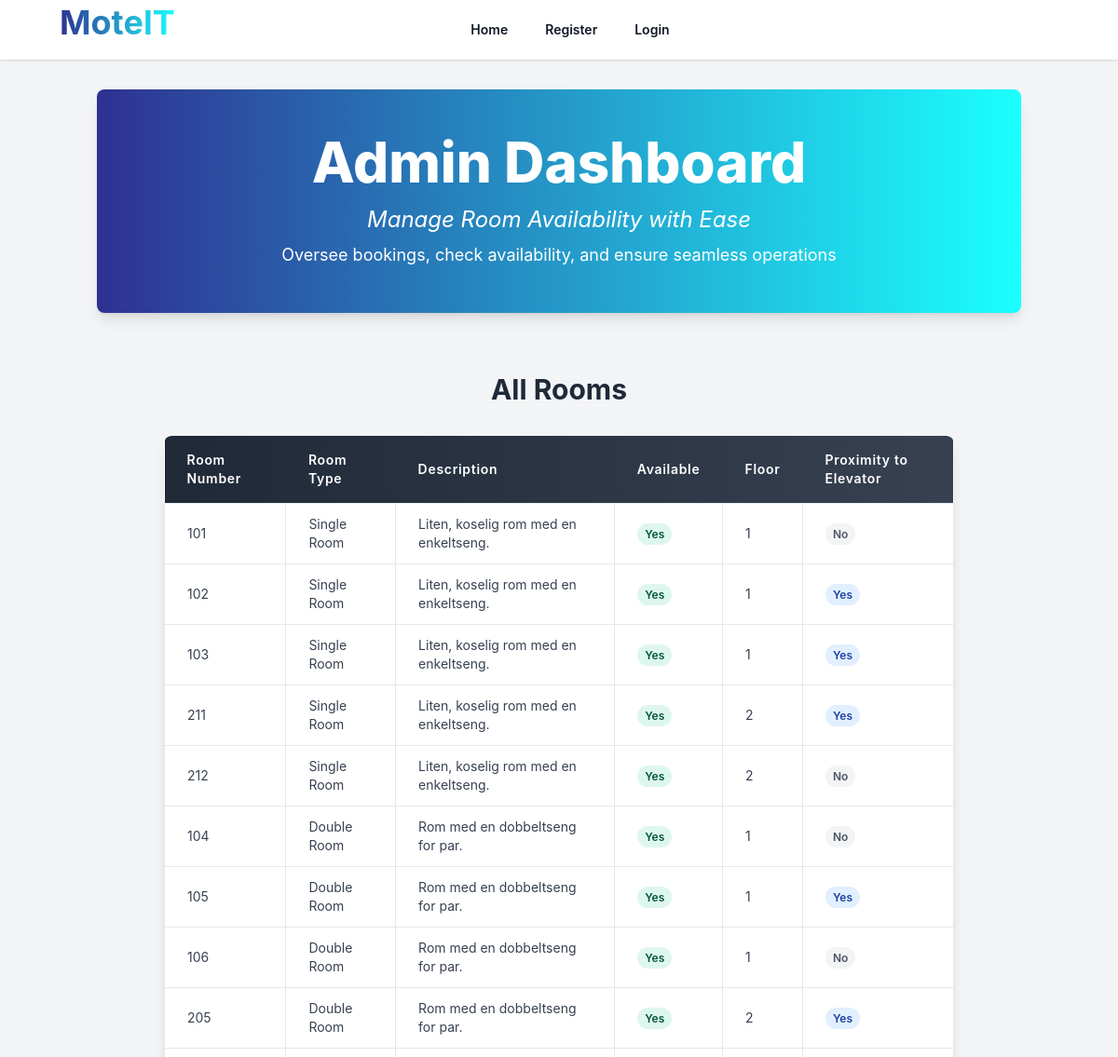
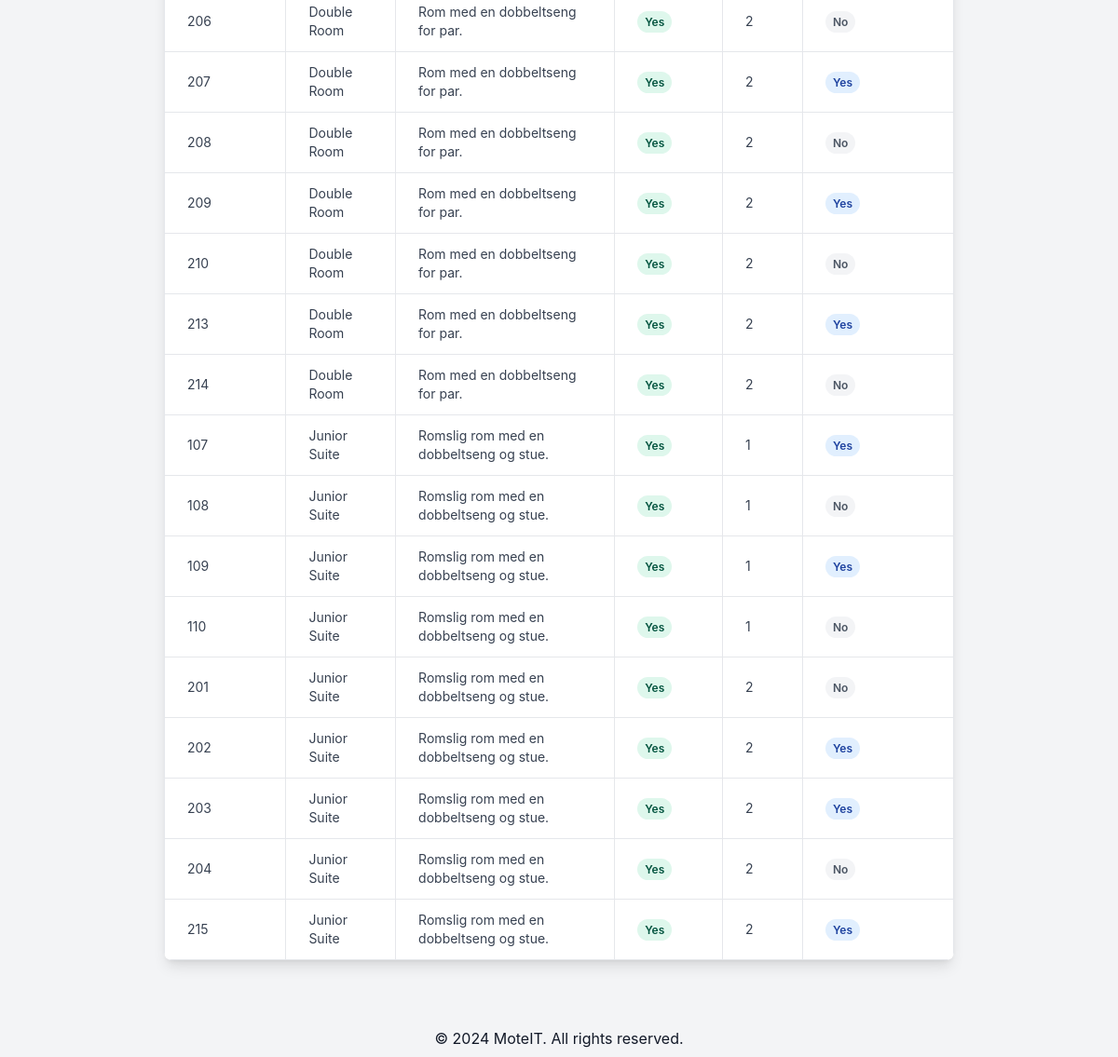
Page /public/admin.php on the earlier database version (2 pictures, top to bottom).
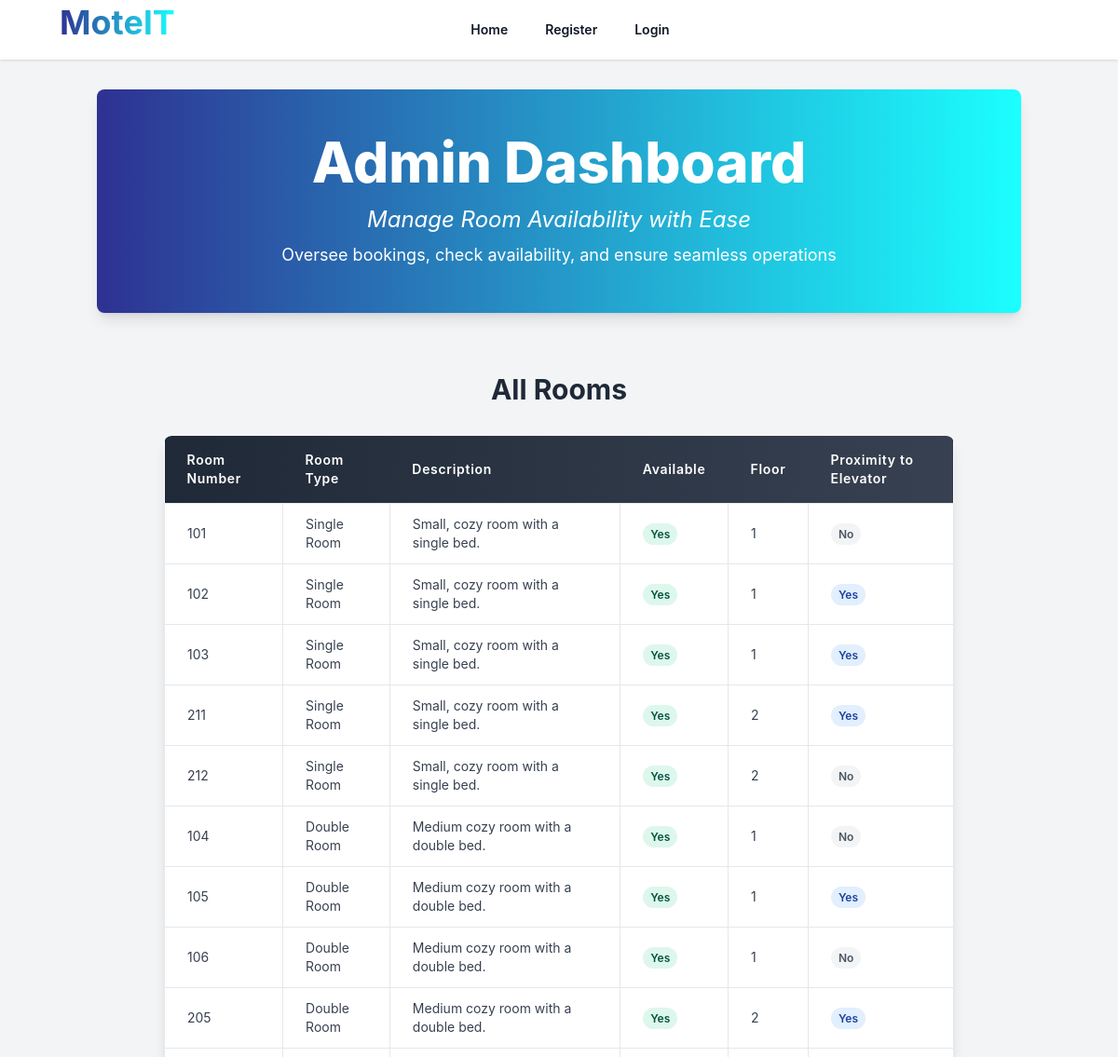
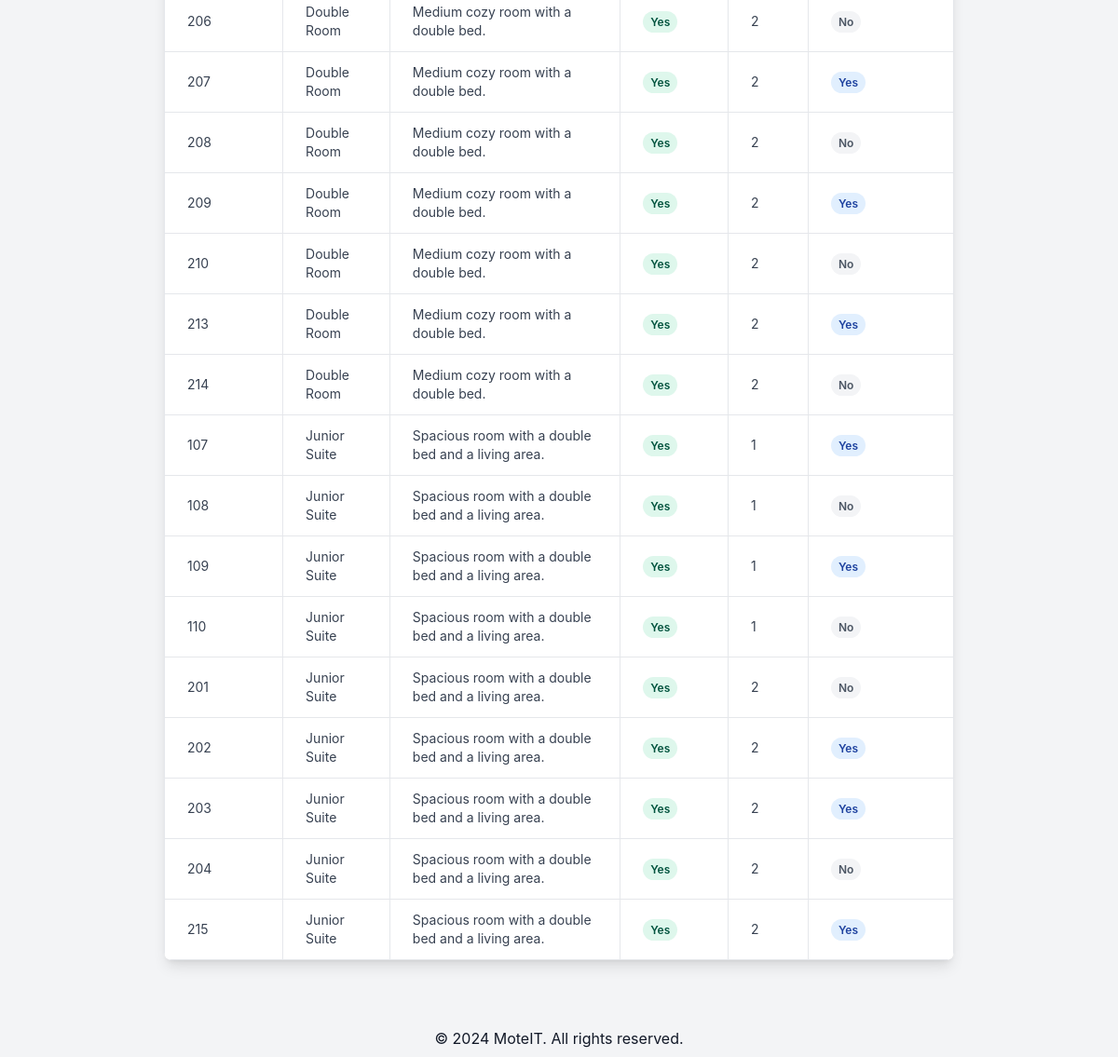
Same page on the later database version (2 pictures, top to bottom).
### tables this page shows
CREATE TABLE rooms (
    id INT AUTO_INCREMENT PRIMARY KEY,
    room_number VARCHAR(10) NOT NULL UNIQUE,
    type_id INT,
    available BOOLEAN DEFAULT TRUE,
    floor INT,
    proximity_to_elevator BOOLEAN DEFAULT FALSE,
    FOREIGN KEY (type_id) REFERENCES room_types(id),
    created_at TIMESTAMP DEFAULT CURRENT_TIMESTAMP
);

CREATE TABLE room_types (
    id INT AUTO_INCREMENT PRIMARY KEY,
    name VARCHAR(50) NOT NULL,
    description TEXT,
    max_adults INT NOT NULL,
    max_children INT NOT NULL,
    created_at TIMESTAMP DEFAULT CURRENT_TIMESTAMP
);

### public/admin.php (called while the page is built, shortened)
<?php
include __DIR__ . '/../app/core/db_connect.php';
$sql = "SELECT r.room_number, rt.name AS room_type, rt.description AS room_description, r.available, r.floor, r.proximity_to_elevator
        FROM rooms r
        JOIN room_types rt ON r.type_id = rt.id";
$result = $conn->query($sql);
include __DIR__ . '/../app/views/layouts/main.php';

### app/views/admin.php (the view)
<body class="bg-gray-100 font-sans leading-normal tracking-normal">
    <header class="mt-4 rounded-lg bg-gradient-to-r from-[#2E3192] to-[#1BFFFF] text-white py-12 shadow-lg">
        <div class="container mx-auto text-center">
            <h1 class="text-6xl font-extrabold leading-snug">Admin Dashboard</h1>
            <p class="mt-4 text-2xl italic">Manage Room Availability with Ease</p>
            <p class="mt-2 text-lg">Oversee bookings, check availability, and ensure seamless operations</p>
        </div>
    </header>
    <div class="container mx-auto max-w-4xl p-6">
        <div class="mt-10">
            <h2 class="text-3xl font-bold mb-8 text-center text-gray-800">All Rooms</h2>
            <div class="overflow-x-auto rounded-lg shadow-lg">
                <table class="min-w-full bg-white shadow-md rounded-lg overflow-hidden">
                    <thead class="bg-gradient-to-r from-gray-800 to-gray-700 text-white">
                        <tr>
                            <th class="py-4 px-6 text-left text-sm font-semibold tracking-wider">Room Number</th>
                            <th class="py-4 px-6 text-left text-sm font-semibold tracking-wider">Room Type</th>
                            <th class="py-4 px-6 text-left text-sm font-semibold tracking-wider">Description</th>
                            <th class="py-4 px-6 text-left text-sm font-semibold tracking-wider">Available</th>
                            <th class="py-4 px-6 text-left text-sm font-semibold tracking-wider">Floor</th>
                            <th class="py-4 px-6 text-left text-sm font-semibold tracking-wider">Proximity to Elevator</th>
                        </tr>
                    </thead>
                    <tbody class="bg-white divide-y divide-gray-200">
                        <?php while ($row = $result->fetch_assoc()): ?>
                            <tr class="hover:bg-gray-50 hover:shadow-sm transition-all duration-200">
                                <td class="border px-6 py-3 text-sm text-gray-700"><?php echo htmlspecialchars($row['room_number']); ?></td>
                                <td class="border px-6 py-3 text-sm text-gray-700"><?php echo htmlspecialchars($row['room_type']); ?></td>
                                <td class="border px-6 py-3 text-sm text-gray-700"><?php echo htmlspecialchars($row['room_description']); ?></td>
                                <td class="border px-6 py-3 text-sm text-gray-700">
                                    <span class="<?php echo $row['available'] ? 'bg-green-100 text-green-800' : 'bg-red-100 text-red-800'; ?> px-2 py-1 rounded-full text-xs font-semibold">
                                        <?php echo $row['available'] ? 'Yes' : 'No'; ?>
                                    </span>
                                </td>
                                <td class="border px-6 py-3 text-sm text-gray-700"><?php echo htmlspecialchars($row['floor']); ?></td>
                                <td class="border px-6 py-3 text-sm text-gray-700">
                                    <span class="<?php echo $row['proximity_to_elevator'] ? 'bg-blue-100 text-blue-800' : 'bg-gray-100 text-gray-600'; ?> px-2 py-1 rounded-full text-xs font-semibold">
                                        <?php echo $row['proximity_to_elevator'] ? 'Yes' : 'No'; ?>
                                    </span>
                                </td>
                            </tr>
                        <?php endwhile; ?>
                    </tbody>
                </table>
            </div>
        </div>
    </div>
</body>

### app/views/layouts/main.php (shortened to what this page needs)
<!DOCTYPE html>
<html lang="en">
<head>
    <link rel="stylesheet" href="/Roombooking/public/css/styles.css">
    <link href="https://cdn.jsdelivr.net/npm/flowbite@2.5.2/dist/flowbite.min.css" rel="stylesheet" />
    <link rel="stylesheet" href="https://cdnjs.cloudflare.com/ajax/libs/font-awesome/6.0.0-beta3/css/all.min.css">
    <link rel="stylesheet" href="https://cdn.jsdelivr.net/npm/flatpickr/dist/flatpickr.min.css">
</head>
<body class="bg-gray-100">
    <?php
    $current_page = basename($_SERVER['SCRIPT_FILENAME']);
    if ($current_page !== 'process_booking.php' && $current_page !== 'confirmation.php') {
        include __DIR__ . '/../components/navbar.php';
    }
    ?> <div class="container mx-auto p-4">
        <?php include($view); ?>
    </div>
</body>
<?php include __DIR__ . '/../components/footer.php'; ?>
</html>

### app/views/components/navbar.php (shortened to what this page needs)
<?php
$current_page = basename($_SERVER['REQUEST_URI']);
?>
<nav class="bg-white sticky shadow top-0 z-50">
    <div class="mx-auto max-w-7xl px-2 sm:px-6 lg:px-8">
        <div class="relative flex h-16 items-center justify-between">
            <div class="absolute inset-y-0 left-0 flex items-center pl-2 sm:static sm:inset-auto sm:ml-6 sm:pl-0">
                <h2 class="text-4xl font-bold mb-4 leading-snug bg-clip-text text-transparent bg-gradient-to-r from-[#2E3192] to-[#1BFFFF]">MotelT</h2>
            </div>
            <div class="flex flex-1 items-center justify-center sm:items-stretch sm:justify-start">
                <div class="hidden sm:ml-6 sm:block">
                    <div class="flex space-x-4">
                        <a href="/Roombooking/public/index.php" class="rounded-md px-3 py-2 text-sm font-semibold <?php echo $current_page == 'index.php' ? 'bg-gray-800 text-white' : 'text-gray-900  hover:text-[#2E3192]'; ?>" aria-current="page">Home</a>
                        <?php if (!isset($_SESSION['username'])): ?>
                            <a href="/Roombooking/public/register.php" class="rounded-md px-3 py-2 text-sm font-semibold <?php echo $current_page == 'register.php' ? 'bg-gray-800 text-white' : 'text-gray-900  hover:text-#2E3192'; ?>">Register</a>
                            <a href="/Roombooking/public/login.php" class="rounded-md px-3 py-2 text-sm font-semibold <?php echo $current_page == 'login.php' ? 'bg-gray-800 text-white' : 'text-gray-900  hover:text-[#2E3192]'; ?>">Login</a>
                        <?php endif; ?>
                    </div>
                </div>
            </div>
        </div>
    </div>
</nav>

### app/views/components/footer.php
<footer class="text-gray-900">
    <div class="container pt-8 pb-2 mx-auto text-center">
        <p>&copy; <?php echo date('Y'); ?> MoteIT. All rights reserved.</p>
    </div>
</footer>

Differences in the rows shown:
changed through a linked row, rooms (number 1 of 25 on the later page): type.description "Liten, koselig rom med en enkeltseng." → "Small, cozy room with a single bed."
changed through a linked row, rooms (number 2 of 25 on the later page): type.description "Liten, koselig rom med en enkeltseng." → "Small, cozy room with a single bed."
changed through a linked row, rooms (number 3 of 25 on the later page): type.description "Liten, koselig rom med en enkeltseng." → "Small, cozy room with a single bed."
changed through a linked row, rooms (number 4 of 25 on the later page): type.description "Liten, koselig rom med en enkeltseng." → "Small, cozy room with a single bed."
changed through a linked row, rooms (number 5 of 25 on the later page): type.description "Liten, koselig rom med en enkeltseng." → "Small, cozy room with a single bed."
changed through a linked row, rooms (number 6 of 25 on the later page): type.description "Rom med en dobbeltseng for par." → "Medium cozy room with a double bed."
changed through a linked row, rooms (number 7 of 25 on the later page): type.description "Rom med en dobbeltseng for par." → "Medium cozy room with a double bed."
changed through a linked row, rooms (number 8 of 25 on the later page): type.description "Rom med en dobbeltseng for par." → "Medium cozy room with a double bed."
changed through a linked row, rooms (number 9 of 25 on the later page): type.description "Rom med en dobbeltseng for par." → "Medium cozy room with a double bed."
changed through a linked row, rooms (number 10 of 25 on the later page): type.description "Rom med en dobbeltseng for par." → "Medium cozy room with a double bed."
changed through a linked row, rooms (number 11 of 25 on the later page): type.description "Rom med en dobbeltseng for par." → "Medium cozy room with a double bed."
changed through a linked row, rooms (number 12 of 25 on the later page): type.description "Rom med en dobbeltseng for par." → "Medium cozy room with a double bed."
changed through a linked row, rooms (number 13 of 25 on the later page): type.description "Rom med en dobbeltseng for par." → "Medium cozy room with a double bed."
changed through a linked row, rooms (number 14 of 25 on the later page): type.description "Rom med en dobbeltseng for par." → "Medium cozy room with a double bed."
changed through a linked row, rooms (number 15 of 25 on the later page): type.description "Rom med en dobbeltseng for par." → "Medium cozy room with a double bed."
changed through a linked row, rooms (number 16 of 25 on the later page): type.description "Rom med en dobbeltseng for par." → "Medium cozy room with a double bed."
changed through a linked row, rooms (number 17 of 25 on the later page): type.description "Romslig rom med en dobbeltseng og stue." → "Spacious room with a double bed and a living area."
changed through a linked row, rooms (number 18 of 25 on the later page): type.description "Romslig rom med en dobbeltseng og stue." → "Spacious room with a double bed and a living area."
changed through a linked row, rooms (number 19 of 25 on the later page): type.description "Romslig rom med en dobbeltseng og stue." → "Spacious room with a double bed and a living area."
changed through a linked row, rooms (number 20 of 25 on the later page): type.description "Romslig rom med en dobbeltseng og stue." → "Spacious room with a double bed and a living area."
changed through a linked row, rooms (number 21 of 25 on the later page): type.description "Romslig rom med en dobbeltseng og stue." → "Spacious room with a double bed and a living area."
changed through a linked row, rooms (number 22 of 25 on the later page): type.description "Romslig rom med en dobbeltseng og stue." → "Spacious room with a double bed and a living area."
changed through a linked row, rooms (number 23 of 25 on the later page): type.description "Romslig rom med en dobbeltseng og stue." → "Spacious room with a double bed and a living area."
changed through a linked row, rooms (number 24 of 25 on the later page): type.description "Romslig rom med en dobbeltseng og stue." → "Spacious room with a double bed and a living area."
changed through a linked row, rooms (number 25 of 25 on the later page): type.description "Romslig rom med en dobbeltseng og stue." → "Spacious room with a double bed and a living area."
